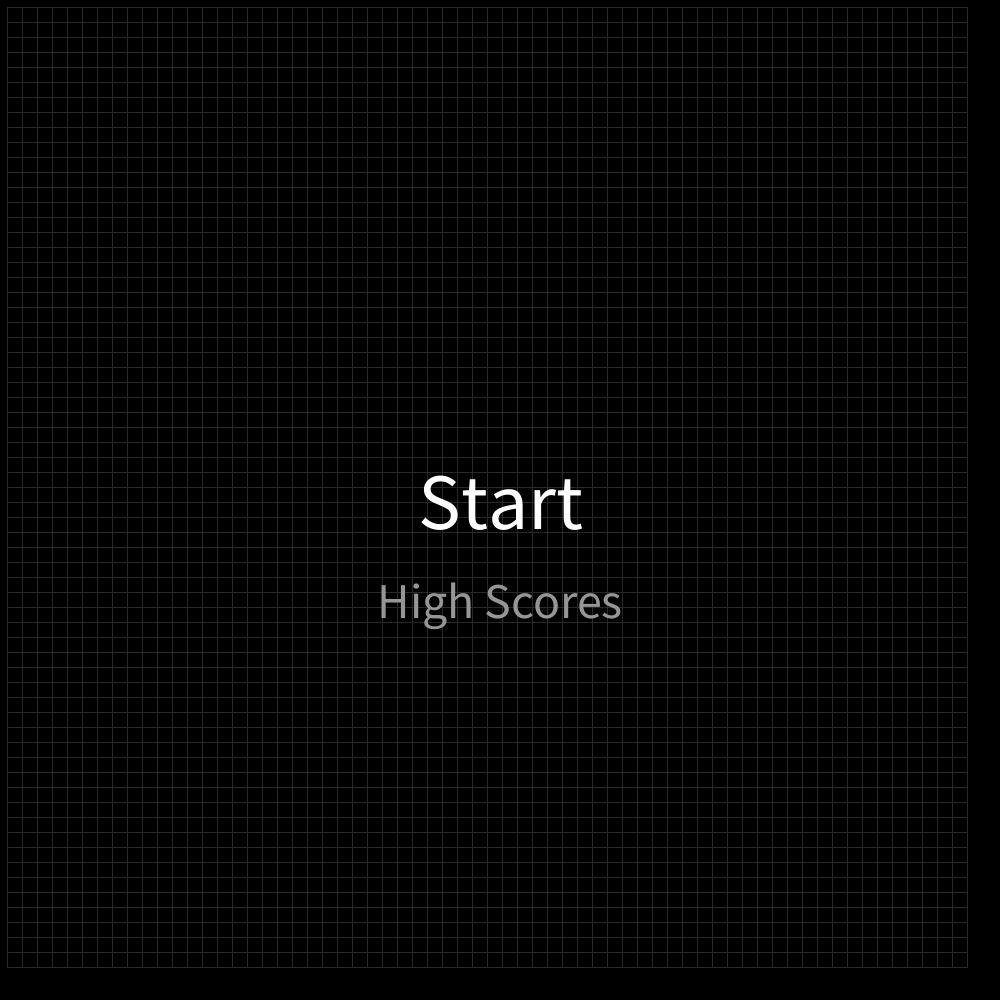
Frame 1 (no input)
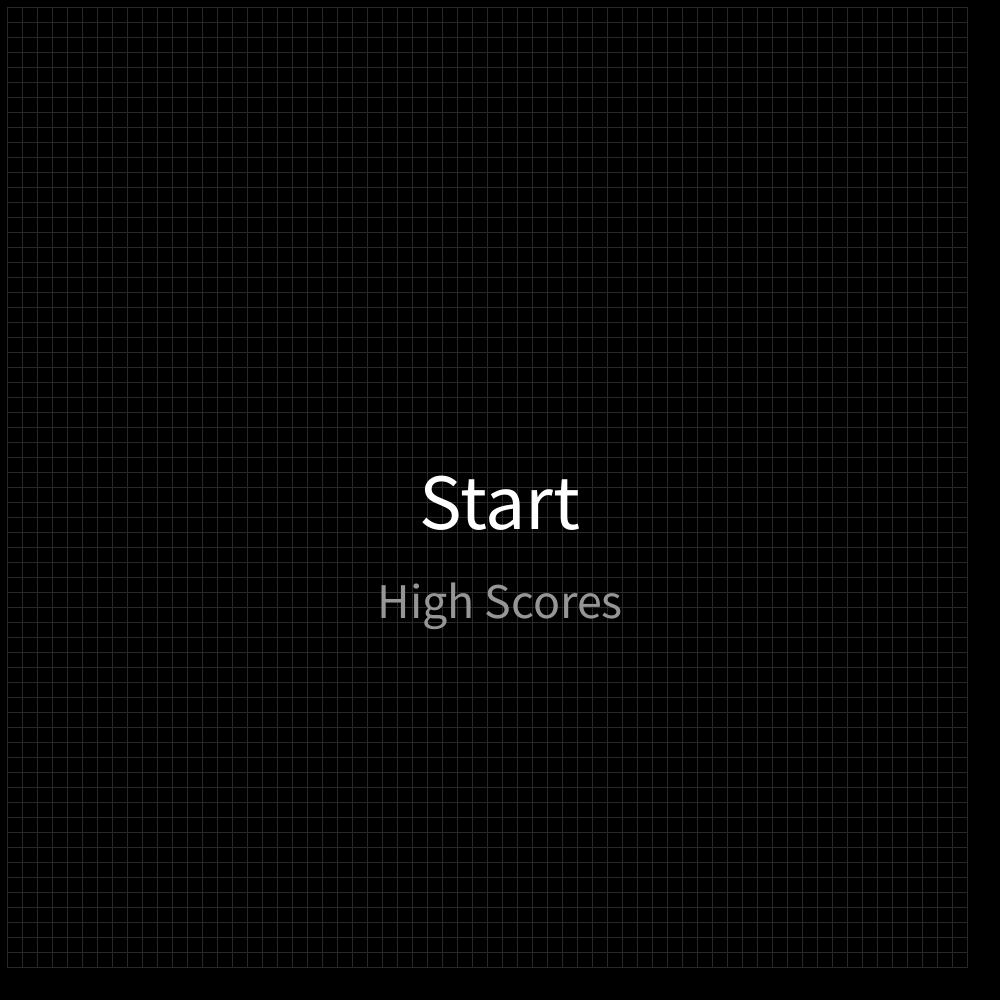
Frame 60 (the mouse pressed at the canvas centre just before this capture)
Frame 120 (the mouse held since frame 60 and released just before this capture): identical to frame 60, image omitted

The Processing sketch that drew these frames (run headless with seeded random() and noise(); from frame 60 on, the mouse is pressed at the canvas centre):

// Processing sketch: PongGame
// ── PongGame.pde
boolean keyboardDebugging = true;

// Panel vars
int wideCount = 64;
int highCount = 64;
int unit;
int count;
Panel[] panels;

//puck
Puck puck;

// Paddles
//player 1 is left paddle / 2 is right
Paddle playerOne;
Paddle playerTwo;

//High scores
HighScore[] highScores;

// game logic vars
int playerOneScore = 0;
int playerTwoScore = 0;
int mostRecentWinner;
int maxPoints = 3;
boolean startSelected = true;
boolean homeSelected = true;


// 0 home screen
// 1 pong game
// 2 game over
// 3 highscore
int gameMode = 0;


void setup() {
  size(1000, 1000);

  // find size of a Panel
  unit = width / wideCount;
  // total amount of panels = 64*64
  count = wideCount * highCount;
  panels = new Panel[count];

  // create grid of panels
  int index = 0;
  for (int y = 0; y < highCount; y++) {
    for (int x = 0; x < wideCount; x++) {
      panels[index++] = new Panel(x*unit, y*unit, unit/2, unit/2, unit);
    }
  }

  // initiate high score array with zeros
  highScores = new HighScore[10];
  for (int x=0; x<10; x++) {
    highScores[x] = new HighScore("NUN", 0);
  }


  puck = new Puck();

  playerOne = new Paddle(1, unit);
  playerTwo = new Paddle(2, unit);
}


void draw() {
  background(0);
  for (Panel panel : panels) {
    panel.update();
    panel.show();
  }

  switch(gameMode){
    case 0:
      // HOME SCREEN
      textSize(80);
      if (startSelected == true) {
        fill(255);
      } else {
        fill(150);
      }
      textAlign(CENTER,CENTER);
      text("Start", width/2,height/2);
      textSize(50);
      if (startSelected == false) {
        fill(255);
      } else {
        fill(150);
      }
      text("High Scores", width/2,height/2 + 100);
      break;

    case 1:
      // PONG GAME
      puck.checkPaddleOne(playerOne);
      puck.checkPaddleTwo(playerTwo);

      playerOne.show();
      playerTwo.show();
      playerOne.update();
      playerTwo.update();


      puck.update();
      puck.edges();
      puck.show();

      //scores
      fill(255);
      textSize(40);
      text(playerOneScore, 10, 40);
      text(playerTwoScore, width - 60, 40);

      if (playerOneScore == maxPoints) {
        mostRecentWinner = 1;
        gameMode = 2;
        playerOneScore = 0;
        playerTwoScore = 0;
      } else if (playerTwoScore == maxPoints) {
        mostRecentWinner = 2;
        gameMode = 2;
        playerOneScore = 0;
        playerTwoScore = 0;
      }
      break;

    case 2:
      // GAME OVER
      fill(255);
      textSize(100);
      textAlign(CENTER,CENTER);
      String winningMessage = "Player " + mostRecentWinner + " wins!";
      text(winningMessage, width/2, height/4);
      textSize(80);
      if (homeSelected == true) {
        fill(255);
      } else {
        fill(150);
      }
      text("Home", width/2, height/2);
      if (homeSelected == false) {
        fill(255);
      } else {
        fill(150);
      }
      text("High Scores", width/2, height/2 + 150);
      break;

    case 3:
      // HIGHSCORES
      fill(255);
      text("High scores", width/2, 40);
      textSize(30);
      for (int x = 0; x<10; x++) {
        int highScoreIndex = x+1;
        String highScoreMessage = highScoreIndex + "  " + highScores[x].name + "  " + highScores[x].score;
        text(highScoreMessage, width/2, x*90 + 110);
      }
      break;
  }
}

void keyReleased(){
  if (keyboardDebugging == true) {
    playerOne.move(0);
    playerTwo.move(0);
  }
}

void keyPressed(){
  // welcome screen gameMode
  if (gameMode == 0) {
    // toggle between start and highscore buttons
    if (key == CODED) {
      if (keyCode == UP || keyCode == DOWN) {
        if (startSelected == true){
          startSelected = false;
        } else {
          startSelected = true;
        }
      }
    }
    if (key == ENTER) {
      if (startSelected == true) {
        gameMode = 1;
      } else {
        gameMode = 3;
      }
    }
    // pong game gameMode
  } else if (gameMode == 1){
    if (keyboardDebugging == true) {
      if (key == 'a') {
        playerOne.move(-20);
      } else if ( key =='z') {
        playerOne.move(20);
      }

      if (key == 's') {
        playerTwo.move(-20);
      } else if ( key =='x') {
        playerTwo.move(20);
      }
    }
  }
  // game over screen
  else if (gameMode == 2) {
    if (key == CODED) {
      if (keyCode == UP || keyCode == DOWN) {
        if (homeSelected == true){
          homeSelected = false;
        } else {
          homeSelected = true;
        }
      }
    }
    if (key == ENTER) {
      if (homeSelected == true) {
        gameMode = 0;
      } else {
        gameMode = 3;
      }
    }
  }
}

// ── HighScore.pde
class HighScore {
  int score;
  String name;

  HighScore(String nameTemp, int scoreTemp){
    name = nameTemp;
    score = scoreTemp;
  }

  void update(String nameTemp, int scoreTemp){
    name = nameTemp;
    score = scoreTemp;
  }

}

// ── Paddle.pde
class Paddle {
  float x;
  float y = height/2;
  float w;
  float h;

  float ychange= 0;

  Paddle(int playerNumber, int unit) {
    // paddle positioning
    w = unit * 3;
    h = unit * 20;
    if (playerNumber == 1) {
      x = w;
    } else {
      x = width - w;
    }
  }

  void update(){
    y += ychange;
    y = constrain(y, h/2, height);
  }

  void move(float steps) {
    ychange = steps;
  }

  void show() {
    fill(255);
    rectMode(CENTER);
    rect(x,y,w,h);
  }
}

// ── Panel.pde
class Panel {
  int xOffset;
  int yOffset;
  float x, y;
  int unit;

  // Contructor
  Panel(int xOffsetTemp, int yOffsetTemp, int xTemp, int yTemp, int tempUnit) {
    xOffset = xOffsetTemp;
    yOffset = yOffsetTemp;
    x = xTemp;
    y = yTemp;
    unit = tempUnit;
  }

  void update() {
  }

  void show() {
    fill(0);
    stroke(40);
    rect(xOffset + x, yOffset + y, unit, unit);
  }
}

// ── Puck.pde
class Puck {
  //puck starts in middle of screen
  float x = height/2;
  float y = width/2;
  float r = 15;

  float xspeed;
  float yspeed;

  Puck() {
    reset();
  }

    // if puck hits paddle
    void checkPaddleOne(Paddle p) {
      if (y < p.y + p.h/2 &&
          y > p.y - p.h/2 &&
          x - r < p.x + p.w/2) {
            if (x > p.x) {
              xspeed *= -1;
            }
        }
      }

    void checkPaddleTwo(Paddle p) {
      if (y < p.y + p.h/2 &&
          y > p.y - p.h/2 &&
          x + r > p.x - p.w/2) {
            if (x < p.x) {
              xspeed *= -1;
            }
        }
      }


  void update(){
    x = x + xspeed;
    y = y + yspeed;
  }

  void reset() {
    x = width/2;
    y = height/2;
    float angle = random(-PI/4, PI/4);
    xspeed = 15 * cos(angle);
    yspeed = 15 * sin(angle);

    if (random(1) < 0.5) {
      xspeed *= -1;
    }
  }

  void edges() {
    // if puck hits floor or cieling reverse direction
    if (y < 0 || y > height) {
      yspeed *= -1;
    }

    // if player 1 scores
    if (x - r > width) {
      playerOneScore++;
      reset();
    }
    // if player 2 scores
    if (x + r < 0) {
      playerTwoScore++;
      reset();
    }
  }

  void show(){
    fill(255);
    ellipse(x,y,r*2,r*2);
  }
}
